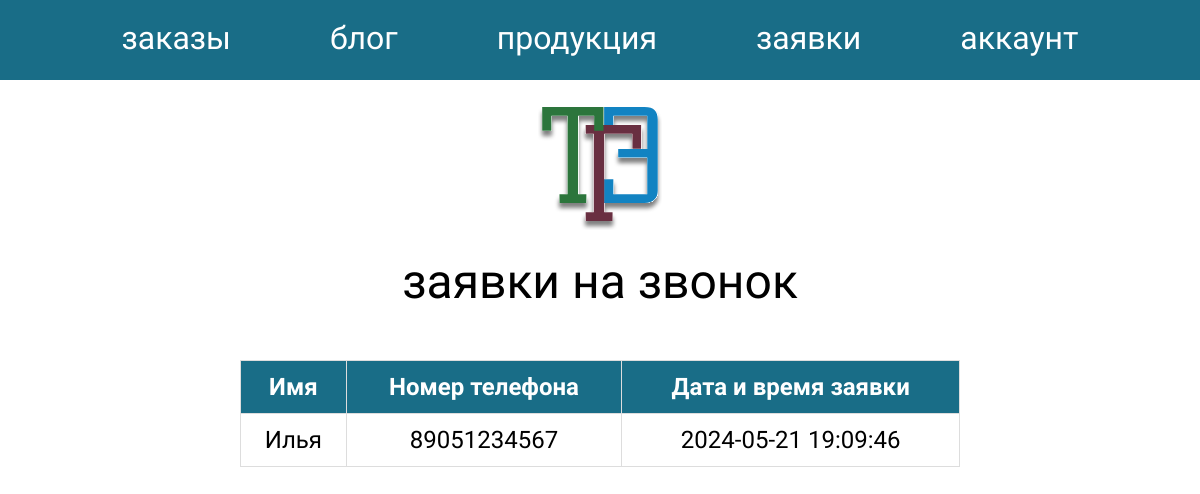
Page /callback_admin.php on the committed database.
### tables this page shows
CREATE TABLE `CallbackRequests` (
  `RequestID` int NOT NULL,
  `Name` varchar(100) NOT NULL,
  `PhoneNumber` varchar(20) NOT NULL,
  `RequestTime` timestamp NULL DEFAULT CURRENT_TIMESTAMP
);

### callback_admin.php (the view, shortened to what this page needs)
<!DOCTYPE html>
<html lang="en">
<head>
    <link rel="stylesheet" href="style.css">
</head>
<body>
<header>
    <div class="toolbar">
        <a href="admin_order.php">заказы</a>
        <a href="blog_admin.php">блог</a>
        <a href="product_admin.php">продукция</a>
        <a href="callback_admin.php">заявки</a>
        <a href="profile_admin.php">аккаунт</a>
    </div>
</header>
<div class="content">
    <img src="img/logo_light.svg" alt="Logo" class="logo">
    <p class="title_page">заявки на звонок</p>
    <table class="table_callback">
        <thead>
            <tr>
                <th>Имя</th>
                <th>Номер телефона</th>
                <th>Дата и время заявки</th>
            </tr>
        </thead>
        <tbody>
            <?php include 'config.php';
            $sql = "SELECT RequestID, Name, PhoneNumber, RequestTime FROM CallbackRequests";
            $result = $conn->query($sql);
            ?>
            <?php if ($result->num_rows > 0): ?>
                <?php while($row = $result->fetch_assoc()): ?>
                    <tr>
                        <td><?php echo $row['Name']; ?></td>
                        <td><?php echo $row['PhoneNumber']; ?></td>
                        <td><?php echo $row['RequestTime']; ?></td>
                    </tr>
                <?php endwhile; ?>
            <?php else: ?>
                <tr>
                    <td colspan="3">Нет заявок</td>
                </tr>
            <?php endif; ?>
        </tbody>
    </table>
</div>
</body>
</html>

### style.css (style rules this page uses)
* { padding: 0 auto; margin: 0 auto; transition: 0.5s; }
body { font-family: 'Jura'; }
header { display: flex; width: 100%; background-color: #196D87; height: 80px; }
.toolbar { width: 80%; display: flex; text-align: center; align-items: center; gap: 10%; }
.toolbar a { font-size: 32px; color: #fff; text-decoration: none; position: relative; padding-bottom: 5px; }
.toolbar a::before, .toolbar a::after { content: ""; position: absolute; width: 0; height: 2px; bottom: 0; background-color: #fff; transition: all 0.5s ease; }
.toolbar a::before { left: 50%; }
.toolbar a::after { right: 50%; }
.content { display: flex; flex-direction: column; text-align: center; }
.title_page { font-size: 48px; }
.table_callback { width: 60%; border-collapse: collapse; margin-top: 50px; }
.table_callback thead { background-color: #333; color: white; }
.table_callback th, .table_callback td { padding: 12px; border: 1px solid #ddd; text-align: center; font-size: 24px; }
.table_callback th { background-color: #196D87; color: white; }

### rows in the picture
callbackrequests: Name "Илья", PhoneNumber "89051234567", RequestTime "2024-05-21 19:09:46"
